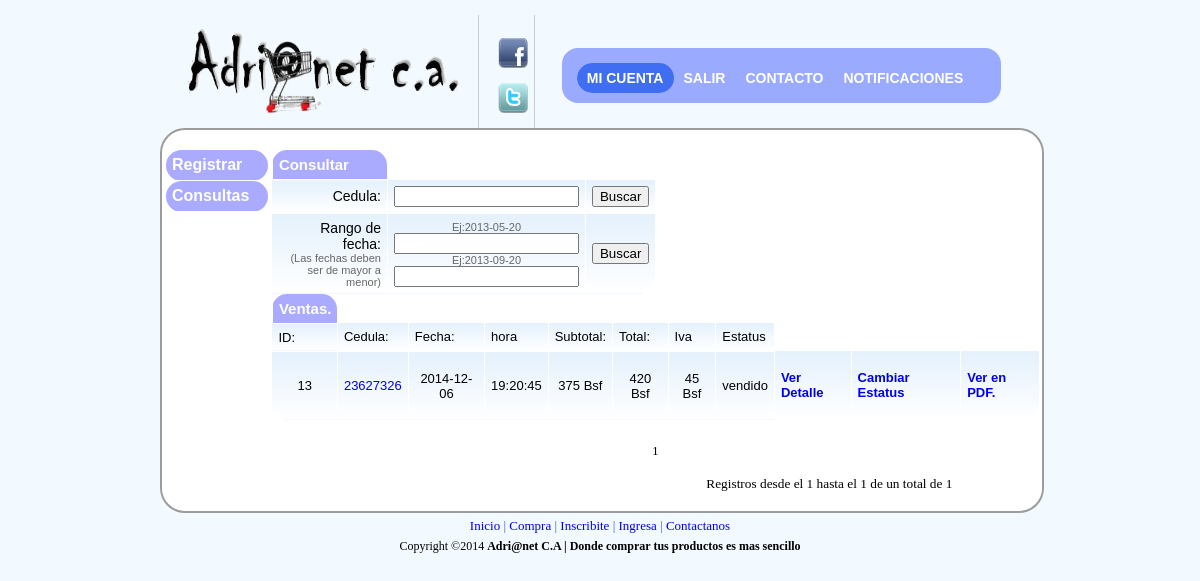
/web2final/administrador/consulta_ventas.php (signed in), run on the app's committed database.
### tables this page shows
CREATE TABLE IF NOT EXISTS `factura` (
  `fecha_venta` date NOT NULL,
  `cedula` int(9) NOT NULL,
  `total` float NOT NULL,
`id_fact` int(10) NOT NULL,
  `hora` time NOT NULL,
  `iva` float NOT NULL,
  `sub_total` double NOT NULL,
  `id` int(10) NOT NULL
);

CREATE TABLE IF NOT EXISTS `pedidos` (
  `id_fact` int(10) NOT NULL,
  `estatus` varchar(30) NOT NULL,
`id_pedido` int(10) NOT NULL
);

### web2final/administrador/consulta_ventas.php (the view, shortened to what this page needs)
<!DOCTYPE html PUBLIC "-//W3C//DTD XHTML 1.0 Transitional//EN" "http://www.w3.org/TR/xhtml1/DTD/xhtml1-transitional.dtd">
<html>
<head><meta http-equiv="Content-Type" content="text/html; charset=windows-1252">
<link rel="stylesheet" href="../css/principal.css"  type="text/css" media="screen">
<link rel="stylesheet" href="../css/lavalampadmi.css" type="text/css" media="screen">
<link type="text/css" rel="stylesheet" href="../css/sliderman.css"  />
<link rel="stylesheet" href='../css/hoverbox.css' type="text/css" media="screen" />
<link rel="stylesheet" href='../js/fancybox/jquery.fancybox-1.3.4.css' type="text/css" media="screen" />
</head>
<body  marginwidth="10" marginheight="10" bgcolor="#f5f6f7" topmargin="5" leftmargin="5" >
<table width="900" cellspacing="0" cellpadding="10" border="0" align="center">
<tbody>
<tr>
<td>
<table width="100%" cellspacing="0" cellpadding="0" border="0">
<tbody>
<tr valign="bottom">
<td valign="middle" style="padding-bottom: 10px;">
<a href="../administrador/index_admin.php" >
<img alt="banner" id="banner" width="300" border="0" height="95" src="../imagenes/logo.png" />
</a>
</td>
<td width="100%" valign="bottom" style="padding-left: 15px;">
<table width="100%" cellspacing="0" cellpadding="0" border="0">
<tbody>
<tr height="60">
<td class="mainmenu" width="2%" nowrap="" 8px;"=" padding-top:="" 15px;="" padding-left:="" #cccccc;="" solid="" 1px=""></td>
<td class="mainmenu" width="14%" valign="middle" nowrap="" align="center" style="border-left: 1px solid #cccccc; padding-left: 15px; padding-top: 8px;">
<p>
<a href="http://www.facebook.com" target="_blank">
<img  id="facebook" alt="fb" width="30" border="0" height="30" src="../imagenes/facebook.png" />
</a>
</p>
<p>
<a href="http://www.twitter.com" target="_blank">
<img id="twitter" alt="tw" width="30" border="0" height="30" src="../imagenes/twitter.png" />
</a>
</p>
</td>
<td class="mainmenu" width="50%" valign="middle" nowrap="" align="center" style="border-left: 1px solid #cccccc; padding-left: 15px; padding-top: 8px;">
<div a class="toplink" align="right" style="padding: 12px;">
<?php
$db=conectar();
?>
<ul class="lavaLampWithImage" id="1">
    <li class="current"><a href="micuenta_admi.php">Mi cuenta</a></li>
     <li><a href="../salir/salir.php">Salir</a></li>
		<li><a href="../contacto/contacto_admi.php">Contacto</a></li>
		<li><a id="ifancybox" href="notificaciones.php" >Notificaciones</a></li>
</ul>
 </div>
 </td>
<td class="smallfont" width="1%" nowrap="" style="padding-right: 10px;">
</td>
<td width="12%"></td>
</tr>
</tbody>
</table>
       </td>
        </tr>
    </tbody>
</table>
<div id="fondoprincipal">
<table width="100%" cellspacing="0" cellpadding="0" border="0" bgcolor="#ffffff" style="border-radius: 25px; -moz-border-radius: 25px;
-webkit-border-radius: 25px;">
<tbody>
<tr>
<td  width="100%">
<table width="100%" border="0">
<tbody>
<tr>
<td width="12%" valign="top">
<?php
$sql="SELECT * FROM factura order by fecha_venta desc ";
$d=mysql_query($sql,$db)or die(mysql_error());
$numero = mysql_num_rows($d);
if($numero!=0)
{
?>
  	<br/>
  <div class="CSSTableGenera" >
           <table>
            <tr>
	        <td><div class="accordionButton">Registrar</div>
 </td>
			</tr>
			 </table>
  </div>
  <div class="CSSTableGenera" >
           <table >
            <tr >
	        <td><div class="accordionButton">Consultas</div>
 </td>
			</tr>
			 </table>
			    </div>
</td>
<td valign="top" >
<br/>
	 <FORM METHOD=POST ACTION="consulta_de_venta_usu.php" onsubmit="return comprobar()">
	 <div class="CSSTableGenerator">
  <table border="0">
  <tr>
  <td>Consultar</td>
  </tr>
    <tr>
      <td><div align="right"> Cedula:</div></td>
      <td >
        <input name="cedula"  required="required"  onkeypress="return validarnum(event)" type="text" id="cedula" />
</td>
<td>
    <input type="submit" name="Enviar" value="Buscar" />
	</FORM>
</td>
</tr>
<tr>
<FORM METHOD=POST ACTION="consulta_de_venta_fch.php" onsubmit="return comprobar()">
      <td ><div align="right" >Rango de fecha: <br />
        <span class="Estilo3">(Las fechas deben ser de mayor a menor)</span> </div></td>
      <td >
        <div align="center"><span class="Estilo3">Ej:2013-05-20</span> </div>
            <input name="y" type="text"  required="required" id="y" />
              <br />
              <div align="center"> <span class="Estilo3">Ej:2013-09-20</span> </div>
          <input name="y2" type="text"  required="required" id="y2" />
          </div></td>
	  <td>
	  <input type="submit" name="Enviar" value="Buscar" />
	  </td>
</tr>
</table>
<div class="CSSTableGenerato" >
	 	    <table >
	      <tr>
	        <td>Ventas.</td>
	    </tr>
	      <tr>
		  <td>ID:</td>
		  <td>Cedula:</td>
	        <td>Fecha:</td>
			<td>hora</td>
			<td>Subtotal:</td>
			<td>Total:</td>
			  <td>Iva</td>
			<td>Estatus</td>
	    </tr>
	     <?php
$_pagi_sql = "select * from factura  order by fecha_venta desc";
    $_pagi_cuantos = 7;
	include("../paginator.inc/paginator.inc.php");
$nume=0;
while($filas=mysql_fetch_array($_pagi_result))
{
?>
 <tr>
					   <?php
					  $id_fact=$filas['id_fact'];
					  $nume=$nume+1;
					  $id_f='ifancybox'.$nume;
					 $sq="SELECT * FROM pedidos where id_fact='".$id_fact."'  ";
$da=mysql_query($sq,$db)or die(mysql_error());
$datos=mysql_fetch_array($da);
?>
                <td><p align="center"><?php echo $filas['id_fact'] ?> </p></td>
				<td ><a id="<?php echo $id_f ?>" href="inf_usuario.php?id=<?php echo $filas['cedula']?>"><p align="center"><?php echo $filas['cedula'] ?> </p></a></td>
	         <td><p align="center"><?php echo $filas['fecha_venta'] ?> </p></td>
	  <td><p align="center"><?php echo $filas['hora'] ?> </p></td>
	   <td><p align="center"><?php echo $filas['sub_total'] ?> Bsf</p></td>
	   <td><p align="center"><?php echo $filas['total'] ?> Bsf</p></td>
	   <td><p align="center"><?php echo $filas['iva'] ?> Bsf</p></td>
	   <td><p align="center"><?php echo $datos['estatus'] ?> </p> </td>
	   <td ><a href="detalles_de_venta.php?id=<?php echo $filas['id_fact']?>"><strong>Ver Detalle</strong></a></td>
	   <td ><a href="modificar_estatus_ventas.php?id=<?php echo $filas['id_fact']?>"><strong>Cambiar Estatus</strong></a></td>
	   <td ><a href="../pdf/pdf.php?id=<?php echo $filas['id_fact']?>"><strong>Ver en PDF.</strong></a></td>
	  </tr>
<?php
}
echo "
   </table>
</div>
<div align='center'>
    <table border='0' width='600' style='font-family: Verdana; font-size: 10pt' id='table1'>
        <tr>
            <td align='center'>&nbsp;</td>
        </tr>
        <tr>
            <td align='center'>".$_pagi_navegacion."</td>
        </tr>
        <tr>
            <td align='center'><p align='right'>Registros ".$_pagi_info."</td>
        </tr>
    </table>
</div>
";
?>
<?php
}
else
{
   echo "<p>No se ha realizado ninguna compra aun.";
   echo "<hr> <hr>";
}
?>
<div id="piepagina" align="center" style="padding: 5px;">
    <a href="../administrador/index_admin.php">Inicio</a>
    								|
    <a href="../administrador/index_admin.php">Compra</a>
    								|
    <a href="../administrador/index_admin.php">Inscribite</a>
    				|
    <a href="../administrador/index_admin.php">Ingresa</a>
    				|
    <a href="../contacto/contacto_admi.php">Contactanos</a>
</div>
<div id="piepagina2" align="center">
     Copyright ©2014
    <b>
                 Adri@net C.A | Donde comprar tus productos es mas sencillo
    </b>
</div>
</body>
</html>

### web2final/css/lavalampadmi.css (style rules this page uses)
.lavaLampWithImage { position: relative; height: 25px; width: 409px; background: url("../imagenes/bg1.png") no-repeat top; padding: 15px; margin: 10px 0; border-radius: 16px; -moz-border-radius: 16px; -webkit-border-radius: 16px; }
.lavaLampWithImage li { float: left; list-style: none; }
.lavaLampWithImage li a { font: bold 14px arial; text-decoration: none; color: #fff; outline: none; text-align: center; top: 7px; text-transform: uppercase; letter-spacing: 0; z-index: 10; display: block; float: left; height: 30px; position: relative; overflow: hidden; margin: auto 10px; }

### web2final/css/hoverbox.css (style rules this page uses)
a { text-decoration: none; }

### data on the page
factura: id_fact "13", cedula "23627326", fecha_venta "2014-12-06", hora "19:20:45", sub_total "375", total "420", iva "45", pedidos.estatus "vendido"

### other printed values
$_pagi_info "desde el 1 hasta el 1 de un total de 1"
